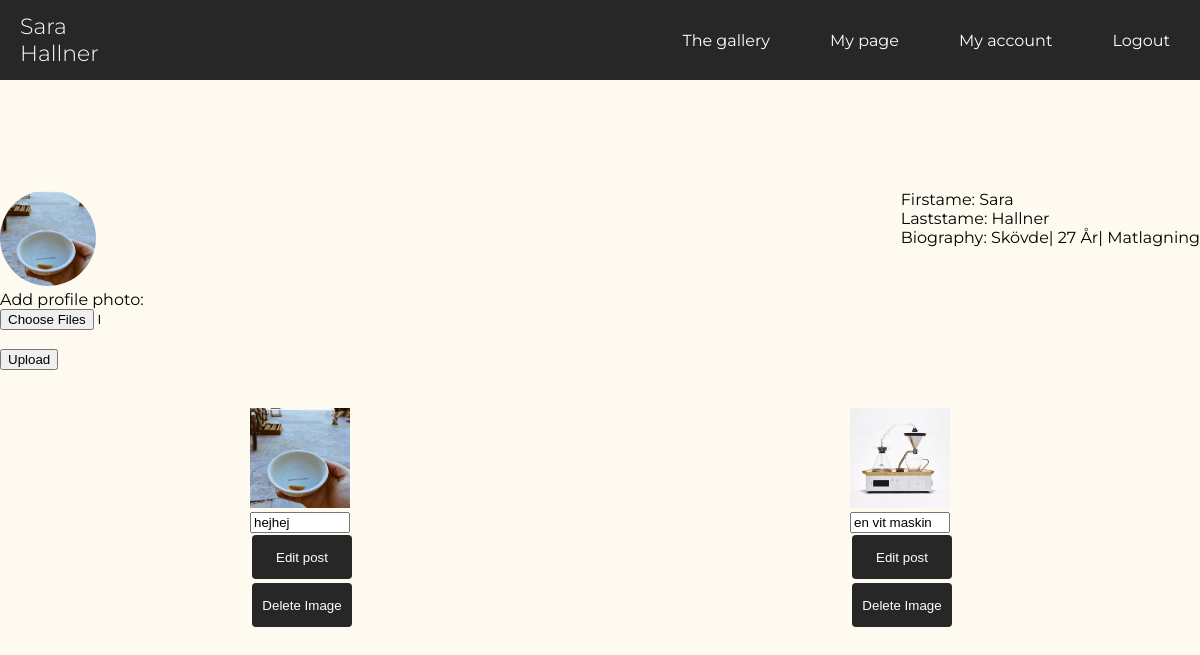
Page /mypage.php (signed in) on the earlier database version.
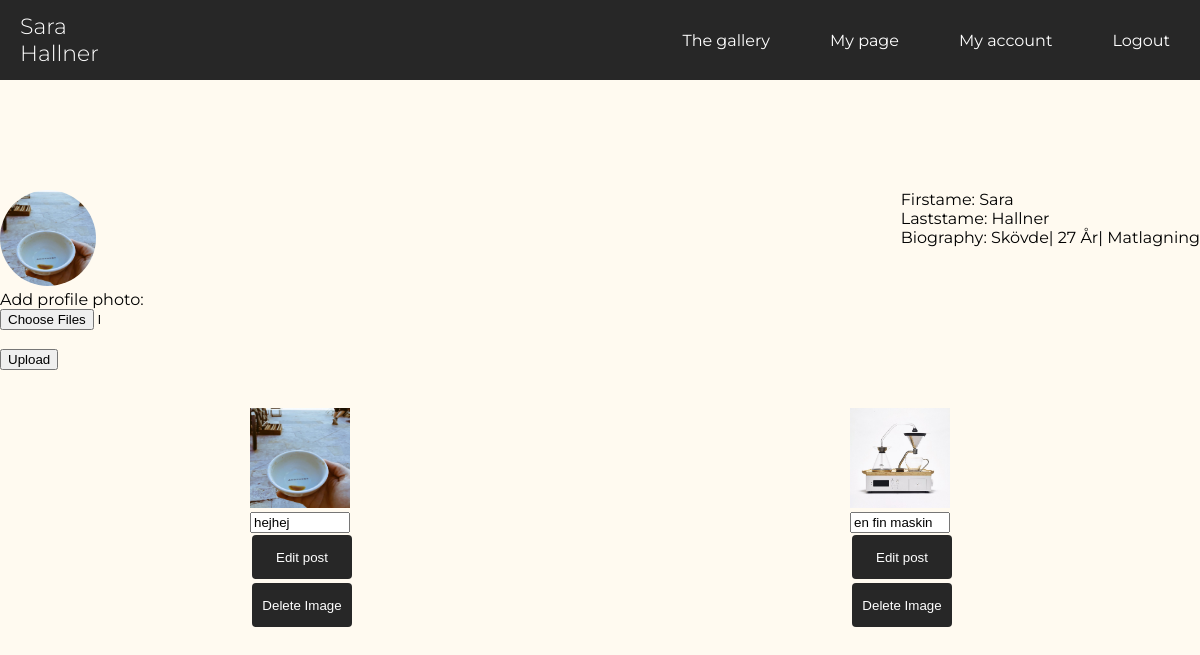
Same page on the later database version.
### tables this page shows
CREATE TABLE "posts" (
	`post_id`	INTEGER NOT NULL PRIMARY KEY AUTOINCREMENT,
	`post`	TEXT NOT NULL,
	`date`	TEXT,
	`user_id`	INTEGER,
	`content`	TEXT
);

### mypage.php (the view, shortened to what this page needs)
<?php require __DIR__.'/views/header.php'; ?>
<article class="my-page">
  <?php $userId = $_SESSION['user']['user_id']; ?>
<div class="top-mypage">
<div class="avatar">
<img class="profile-pic" src="image/profile/<?php echo $_SESSION['user']['profile_pic'];?>" alt="avatar">
   <form action="app/users/upload.php" method="post" enctype="multipart/form-data">
            <div>
                <p><label for="images">Add profile photo:</label></p>
                <input type="file"  value="upload file" name="profile_pic" id="images" accept=".png, .jpeg, .jpg" multiple required>
            </div><br>
            <button type="submit">Upload</button>
        </form>
    </div>
    <div class="bio">
        <p>Firstame: <?php echo $_SESSION['user']['first_name']; ?></p>
        <p>Laststame: <?php echo $_SESSION['user']['last_name']; ?></p>
        <p>Biography: <?php echo $_SESSION['user']['bio']; ?></</p>
    </div>
</div>
<br>
<br>
<div class="gallery-mypage">
    <?php
            $statement = $pdo->prepare("SELECT * FROM posts WHERE user_id =  '$userId';");
            $statement->execute();
            $posts = $statement->fetchAll(PDO::FETCH_ASSOC);
     ?>
        <?php foreach ($posts as $post): ?>
            <div class="posts">
            <img style="width: 100px; height: 100px;" class="gallery-pics" src="image/post/<?php echo $post['post'];?>" alt="photoify">
            <br>
            <form class="edit-post" action="app/posts/update.php" method="post">
              <p>
                <input type="text" value="<?php echo $post['content'];?>" name="content" id=content>
              </p>
              <p>
                <button type="submit" class="save-button">Edit post</button>
             </p>
        </form>
        <form class="delete-post" action="app/posts/delete.php" method="post">
            <p>
              <button class="delete-post-button" type="submit" class="delete">Delete Image</button>
           </p>
        </form>
            <br>
            <br>
        </div>
            <?php endforeach; ?>
</div>
</article>
<?php require __DIR__.'/views/footer.php'; ?>

### views/header.php (shortened to what this page needs)
<!DOCTYPE html>
<html lang="en">
<head>
    <link rel="stylesheet" href="assets/styles/main.css">
</head>
<body>
    <?php require __DIR__.'/navigation.php'; ?>
    <div class="container">

### views/navigation.php (shortened to what this page needs)
<nav class="navbar">
      <?php if (isset($_SESSION['user'])): ?>
          <a  class="logo" href="#"><?php echo $_SESSION['user']['first_name']. ' '. $_SESSION['user']['last_name']; ?></a>
      <?php else: ?>
          <<a href="#" class="logo">Photoify</a>
      <?php endif; ?>
        <ul class="main-nav" id="js-menu">
            <li>
                <?php if (isset($_SESSION['user'])): ?>
                    <a class="nav-link" href="/">The gallery</a>
                <?php else: ?>
                    <a class="nav-link" href="/index.php">Home</a>
                <?php endif; ?>
            </li>
            <li>
                <?php if (isset($_SESSION['user'])): ?>
                    <a class="nav-link" href="/mypage.php">My page</a>
                <?php else: ?>
                    <a class="nav-link" href="/about.php">About</a>
                <?php endif; ?>
            </li>
            <li>
                <?php if (isset($_SESSION['user'])): ?>
                    <a class="nav-link" href="/myaccount.php">My account</a>
                <?php endif; ?>
            </li>
            <li>
                <?php if (isset($_SESSION['user'])): ?>
                    <a class="nav-link" href="app/users/logout.php">Logout</a>
                <?php else: ?>
                    <a class="nav-link" href="/">Login</a>
                <?php endif; ?>
            </li>
        </ul>
</nav>

### views/footer.php (shortened to what this page needs)
</div>
</body>
</html>

### assets/styles/main.css (style rules this page uses)
* { box-sizing: border-box; margin: 0px; }
body { width: 100%; height: 100vh; background-color: floralwhite; display:flex; flex-direction: column; font-family: 'Montserrat', sans-serif; }
.navbar { font-size: 16px; position: fixed; width: inherit; background-color: #272727; padding-bottom: 10px; }
.main-nav { list-style-type: none; display: none; }
.nav-link, .logo { text-decoration: none; color: white; }
.main-nav li { text-align: center; margin: 15px auto; }
.logo { display: inline-block; font-weight: 300; font-size: 22px; margin-top: 10px; margin-left: 20px; }
.container { margin: auto; width: 100%; height: 400px; }
.my-page { color: black; }
.top-mypage, .top-gallery-page { display: flex; flex-direction: row; justify-content: space-between; margin: 0px; }
.profile-pic { height: 6em; width: 6em; border-radius: 50%; }
.my-page input { width: 100px; }
.gallery-mypage { display: flex; flex-direction: row; align-items: center; }
.bio { text-transform: capitalize; }
.delete-post-button, .save-button, .upload-profile-pic { margin: 2%; width: 100px; height: 44px; border-radius: 4px; border: none; color: white; background-color: #272727; }
@media screen and (min-width: 700px) { * { box-sizing: border-box; margin: 0px; } }
@media screen and (min-width: 700px) { .navbar { display: flex; justify-content: space-between; padding-bottom: 0; height: 80px; align-items: center; } }
@media screen and (min-width: 700px) { .main-nav { display: flex; width: 100%; margin-right: 30px; flex-direction: row; justify-content: flex-end; } }
@media screen and (min-width: 700px) { .main-nav li { margin: 0; } }
@media screen and (min-width: 700px) { .nav-link { margin-left: 60px; } }
@media screen and (min-width: 700px) { .logo { margin-top: 0; } }
@media screen and (min-width: 700px) { .container { margin: auto; width: 100%; height: 420px; } }
@media screen and (min-width: 700px) { .gallery-mypage { display: flex; flex-direction: row; justify-content: space-around; } }

Differences in the rows shown:
changed posts: content "en vit maskin" → "en fin maskin"
